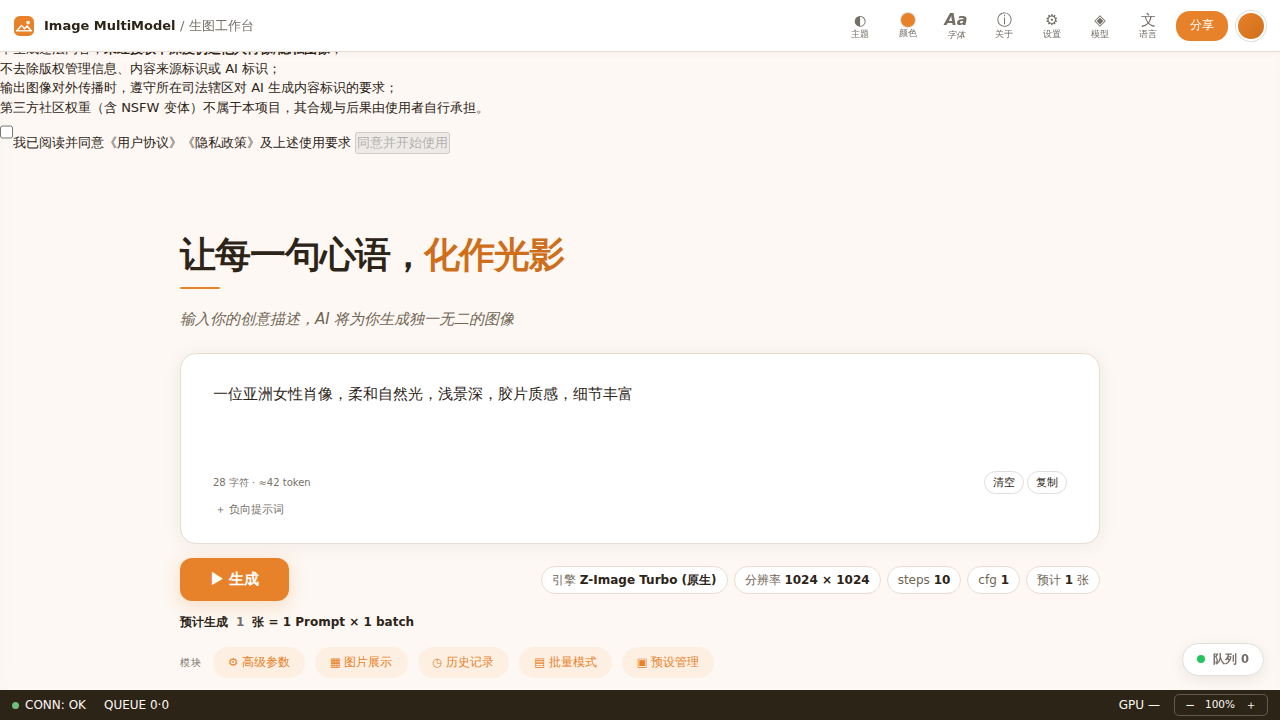
#> input picture tests/e2e/__snapshots__/homepage.linux-chromium.png, 1280 x 720 px
$ python verify_watermark.py ../tests/e2e/__snapshots__/homepage.linux-chromium.png
#> lines starting #> are read from the running program, lines starting #| are printed output that depends on the picture
### app/integrated_app/watermark.py
"""
watermark.py — DCT 频域不可感知数字水印（PRD §8.6 / 附录 E）

嵌入 product_id + task_id + timestamp 溯源信息到图像 DCT 中频系数，
提取时可还原。仅依赖 numpy（DCT 用纯 numpy 实现，不依赖 scipy/pillow）。

设计：
- 将图像视为 2D float 数组（调用方负责 PNG↔array 转换，可用 pillow 或任意解码器）
- 每 1 bit 占用一个 8x8 块的中频系数 (4,3)，按量化步长 q 加性嵌入（符号编码）
- 提取时读取该系数符号还原 bit

不可感知性：q 取块能量的较小比例，视觉差异 < 1/255 量级。
"""

from __future__ import annotations

import hashlib
import hmac
import logging
import math
import os
import time
from pathlib import Path

import numpy as np

logger = logging.getLogger(__name__)

# ── 水印参数 ─────────────────────────────────────────────
BLOCK = 8  # DCT 块大小
COEF_RC = (4, 3)  # 中频嵌入系数位置
QUANT_RATIO = 0.05  # 量化步长相对块能量比例（越小越不可感知）
MIN_Q = 8.0  # 量化步长下限（≥8 才能在 uint8/PNG 量化噪声下保持符号稳定）
MAX_Q = 16.0  # 量化步长上限（约束像素扰动，保证不可感知）


class WatermarkEmbedError(RuntimeError):
    """水印嵌入失败（fail-closed）：嵌入后无法还原溯源信息，拒绝返回图片。"""


# ── DCT-II 基矩阵（8x8）─────────────────────────────────
def _dct_matrix(n: int = BLOCK) -> np.ndarray:
#> called with n = 8
    c = np.zeros((n, n), dtype=np.float64)
    for i in range(n):
        for j in range(n):
            if i == 0:
                c[i, j] = math.sqrt(1.0 / n)
            else:
                c[i, j] = math.sqrt(2.0 / n) * math.cos(math.pi * (2 * j + 1) * i / (2 * n))
#> in load_array, img is the input picture: PIL image 1280x720 RGB; mean R, G, B 241.2, 236.2, 231.2
    return c


_D = _dct_matrix()
_DT = _D.T


def _dct2(block: np.ndarray) -> np.ndarray:
    return _D @ block @ _DT


def _idct2(coef: np.ndarray) -> np.ndarray:
    return _DT @ coef @ _D


# ── 比特编解码 ──────────────────────────────────────────
# [16 lines left out: functions _str_to_bits, _bits_to_str, not called in this run]


def _payload_string(product_id: str, task_id: str, ts: float) -> str:
    return f"{product_id}|{task_id}|{int(ts)}"


# ── 密钥签名（v2）────────────────────────────────────────
# 载荷格式（签名版）: "<product_id>|<task_id>|<ts>|<hmac-sha256 hex>"
# 未配置密钥时嵌入未签名载荷（兼容旧版验证）；配置密钥后仅持钥者可伪造通过验证的水印。
_WATERMARK_KEY_ENV = "IMAGE_MULTIMODEL_WATERMARK_KEY"
_WATERMARK_KEY_FILE = Path(__file__).resolve().parent.parent.parent / ".watermark_key"
_SIG_LEN = 64  # sha256 hex 长度


# [138 lines left out: functions _load_secret_key, _sign_payload, _verify_signed, embed_watermark, not called in this run]


def extract_watermark(image: np.ndarray, n_bits: int) -> list[int]:
    """提取前 n_bits 个水印比特"""
#> called with n_bits = 400
    arr = np.asarray(image, dtype=np.float64)
    work = arr if arr.ndim == 2 else arr[:, :, 0]
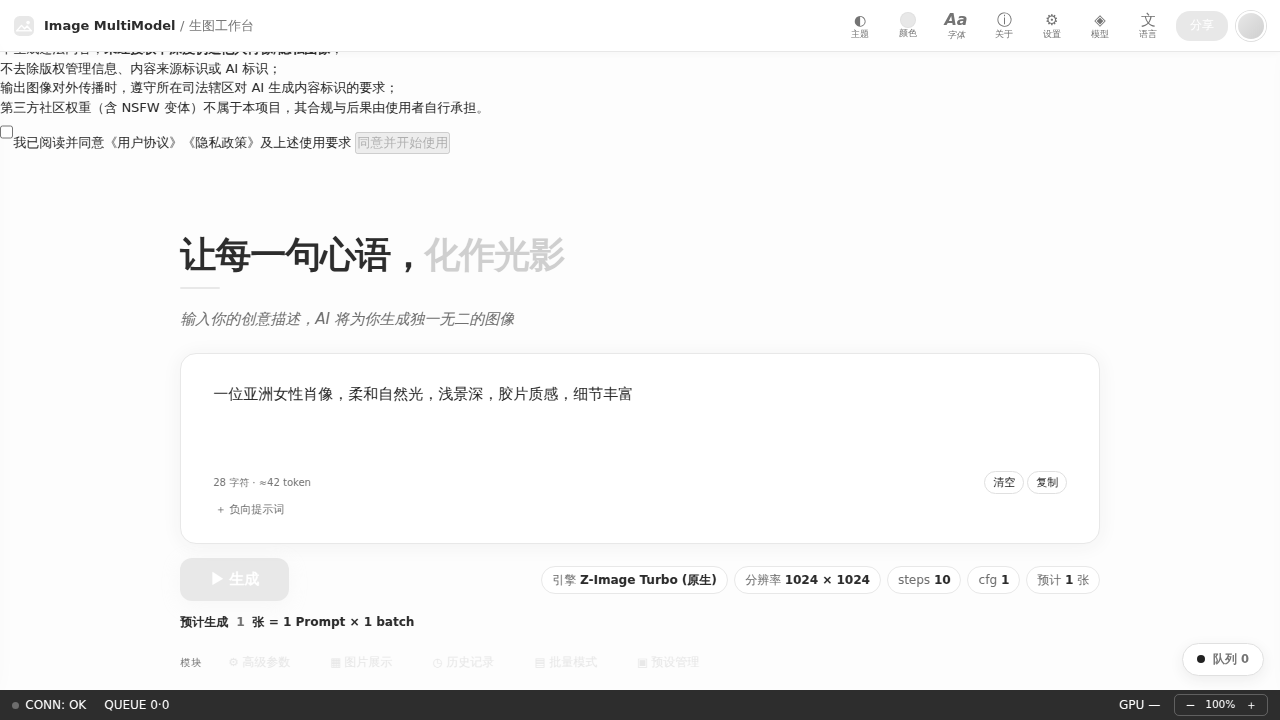
#> work: shape (720, 1280) float64; min 34, max 255, mean 241.2
    h, w = work.shape
#> h = 720; w = 1280
    rows_blocks, cols_blocks = h // BLOCK, w // BLOCK
#> rows_blocks = 90; cols_blocks = 160
    r, c = COEF_RC
    bits: list[int] = []
    idx = 0
    for bi in range(rows_blocks):
        for bj in range(cols_blocks):
            if idx >= n_bits:
                break
            y, x = bi * BLOCK, bj * BLOCK
            coef = _dct2(work[y : y + BLOCK, x : x + BLOCK])
            bits.append(1 if coef[r, c] > 0 else 0)
            idx += 1
        if idx >= n_bits:
            break
#> after the loop, bits = 400 values, max 1 at index 0, min 0 at index 272, mean 0.93; idx = 400
    return bits


# [18 lines left out: function verify, not called in this run]

### scripts/verify_watermark.py
"""
scripts/verify_watermark.py — 输出数字水印溯源验证（PRD §8.6 / §10.5 STEP 6）

用法:
    python scripts/verify_watermark.py outputs/xxx.png            # PNG 需 pillow
    python scripts/verify_watermark.py path/to/array.npy          # numpy 数组
    python scripts/verify_watermark.py -p product_id 图像路径     # 校验指定 product_id

提取的 payload 格式: {product_id}|{task_id}|{timestamp}
"""

from __future__ import annotations

import argparse
import sys
from pathlib import Path

import numpy as np

sys.path.insert(0, str(Path(__file__).resolve().parents[1]))

from app.integrated_app import watermark  # noqa: E402

# Windows 控制台默认 GBK 无法编码 ✅/❌ → 强制 UTF-8 输出
if hasattr(sys.stdout, "reconfigure"):
    sys.stdout.reconfigure(encoding="utf-8", errors="replace")


def load_array(path: str) -> np.ndarray:
    p = Path(path)
    if p.suffix.lower() in (".npy",):
        return np.load(p)
    if p.suffix.lower() in (".png", ".jpg", ".jpeg", ".bmp", ".webp"):
        try:
            from PIL import Image  # pillow
        except ImportError as e:
            raise SystemExit("需安装 pillow 才能读取图片: pip install Pillow") from e
        img = Image.open(p).convert("RGB")
        return np.asarray(img, dtype=np.float64)
    raise SystemExit(f"不支持的输入格式: {p.suffix}")


def decode_payload(bits: list[int]) -> str:
    out = bytearray()
    for i in range(0, len(bits) - 7, 8):
        byte = 0
        for j in range(8):
            byte = (byte << 1) | bits[i + j]
        out.append(byte)
    return out.decode("utf-8", errors="replace").rstrip("\x00")


def main() -> int:
    ap = argparse.ArgumentParser(description="验证 Image MultiModel 输出数字水印")
    ap.add_argument("image", help="图片/数组路径")
    ap.add_argument("-p", "--product-id", default="img_multimodel", help="期望的 product_id")
    ap.add_argument("-n", "--n-bits", type=int, default=400, help="尝试提取的比特数（默认 400，覆盖完整载荷 ~368bit）")
    args = ap.parse_args()

    arr = load_array(args.image)
    bits = watermark.extract_watermark(arr, args.n_bits)
    payload = decode_payload(bits)
#> the loop in decode_payload, `for i in range(0, len(bits) - 7, 8):` made 50 passes
#> i on passes 2 to 13: 8, 16, 24, 32, 40, 48, 56, 64, 72, 80, 88, 96

    print("=== 水印溯源验证 ===")
    print(f"输入     : {args.image}")
    print(f"载荷     : {payload}")
#| 载荷     : ����������������������������������}��误���������
    if "|" in payload:
        pid, task_id, ts = payload.split("|", 2)
        print(f"product_id: {pid}")
        print(f"task_id   : {task_id}")
        print(f"timestamp : {ts}")
        ok = pid == args.product_id
        print("校验     : ✅ 匹配 product_id" if ok else "校验     : ❌ product_id 不匹配")
        return 0 if ok else 1
    print("校验     : ❌ 未提取到有效载荷")
    return 1


if __name__ == "__main__":
#> (the run stopped early here; a loop or call above may not have finished)
